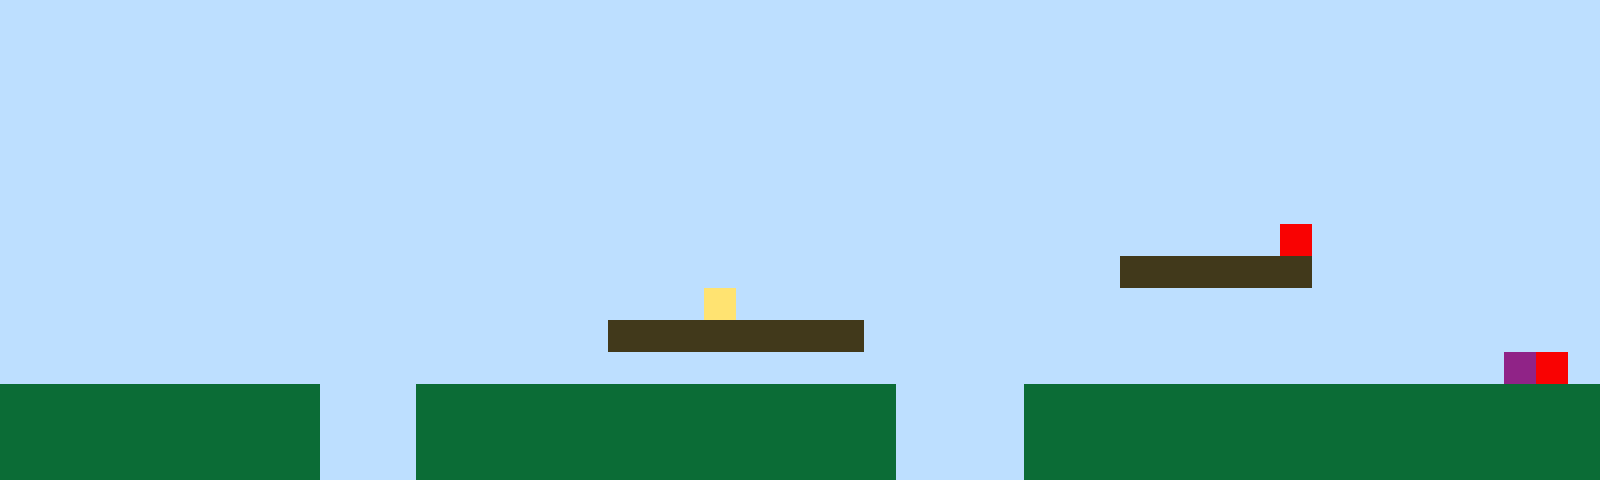

Below is a game level as drawn by its tile map, then a one-line description and the .tmx file that defines it, in full:
An orthogonal 50x15 tile map with 32x32 px tiles, 1 tile layer (Tile Layer 1).

<map version="1.10" tiledversion="1.11.2" orientation="orthogonal" renderorder="right-up" width="50" height="15" tilewidth="32" tileheight="32" infinite="0" nextlayerid="2" nextobjectid="1"><editorsettings><export target="map1.csv" format="csv" /></editorsettings><tileset firstgid="1" name="sprites" tilewidth="32" tileheight="32" tilecount="6" columns="3"><image source="sprites.png" width="96" height="64" /></tileset><layer id="1" name="Tile Layer 1" width="50" height="15"><data encoding="csv">1,1,1,1,1,1,1,1,1,1,1,1,1,1,1,1,1,1,1,1,1,1,1,1,1,1,1,1,1,1,1,1,1,1,1,1,1,1,1,1,1,1,1,1,1,1,1,1,1,1,1,1,1,1,1,1,1,1,1,1,1,1,1,1,1,1,1,1,1,1,1,1,1,1,1,1,1,1,1,1,1,1,1,1,1,1,1,1,1,1,1,1,1,1,1,1,1,1,1,1,1,1,1,1,1,1,1,1,1,1,1,1,1,1,1,1,1,1,1,1,1,1,1,1,1,1,1,1,1,1,1,1,1,1,1,1,1,1,1,1,1,1,1,1,1,1,1,1,1,1,1,1,1,1,1,1,1,1,1,1,1,1,1,1,1,1,1,1,1,1,1,1,1,1,1,1,1,1,1,1,1,1,1,1,1,1,1,1,1,1,1,1,1,1,1,1,1,1,1,1,1,1,1,1,1,1,1,1,1,1,1,1,1,1,1,1,1,1,1,1,1,1,1,1,1,1,1,1,1,1,1,1,1,1,1,1,1,1,1,1,1,1,1,1,1,1,1,1,1,1,1,1,1,1,1,1,1,1,1,1,1,1,1,1,1,1,1,1,1,1,1,1,1,1,1,1,1,1,1,1,1,1,1,1,1,1,1,1,1,1,1,1,1,1,1,1,1,1,1,1,1,1,1,1,1,1,1,1,1,1,1,1,1,1,1,1,1,1,1,1,1,1,1,1,1,1,1,1,1,1,1,1,1,1,1,1,1,1,1,1,1,1,1,1,1,1,1,1,1,1,1,1,1,1,1,1,1,1,1,1,1,1,1,1,1,1,1,1,1,1,1,1,1,1,1,1,1,1,1,1,1,1,1,1,1,1,1,1,1,1,5,1,1,1,1,1,1,1,1,1,1,1,1,1,1,1,1,1,1,1,1,1,1,1,1,1,1,1,1,1,1,1,1,1,1,1,1,1,1,1,1,1,1,1,1,3,3,3,3,3,3,1,1,1,1,1,1,1,1,1,1,1,1,1,1,1,1,1,1,1,1,1,1,1,1,1,1,1,1,1,1,1,4,1,1,1,1,1,1,1,1,1,1,1,1,1,1,1,1,1,1,1,1,1,1,1,1,1,1,1,1,1,1,1,1,1,1,1,1,1,1,1,1,1,1,1,1,1,1,3,3,3,3,3,3,3,3,1,1,1,1,1,1,1,1,1,1,1,1,1,1,1,1,1,1,1,1,1,1,1,1,1,1,1,1,1,1,1,1,1,1,1,1,1,1,1,1,1,1,1,1,1,1,1,1,1,1,1,1,1,1,1,1,1,1,1,1,1,1,1,1,1,1,1,1,1,1,6,5,1,2,2,2,2,2,2,2,2,2,2,1,1,1,2,2,2,2,2,2,2,2,2,2,2,2,2,2,2,1,1,1,1,2,2,2,2,2,2,2,2,2,2,2,2,2,2,2,2,2,2,2,2,2,2,2,2,2,2,2,2,1,1,1,2,2,2,2,2,2,2,2,2,2,2,2,2,2,2,1,1,1,1,2,2,2,2,2,2,2,2,2,2,2,2,2,2,2,2,2,2,2,2,2,2,2,2,2,2,2,2,1,1,1,2,2,2,2,2,2,2,2,2,2,2,2,2,2,2,1,1,1,1,2,2,2,2,2,2,2,2,2,2,2,2,2,2,2,2,2,2</data></layer></map>
